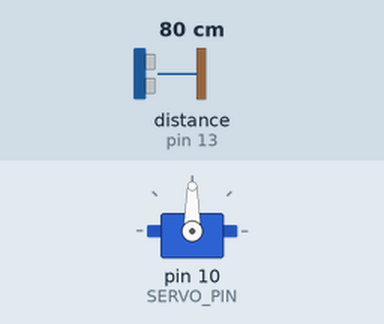
Simulated run of this sketch. Board: Arduino Uno, built with avr-gcc and run on an emulated ATmega328P. On the bench: servo. Wiring (inferred from the names in the program): ultrasonic range finder: trigger pin 12; echo pin 13. Inputs (shaded band) come from the test bench; at power-on: distance to the obstacle (sensor on pin 13) 80 cm. The echo pulse lasts 58.3 µs per cm; what the sketch prints to the serial monitor is not drawn.

Above: at 0.1 s.
At 3.2 s:
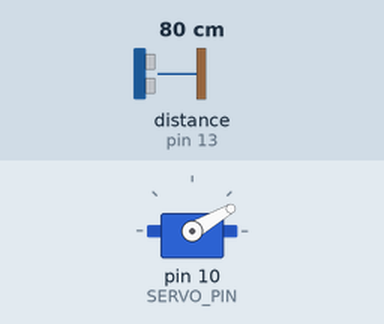
3.3 s: distance to the obstacle (sensor on pin 13) set to 2 cm
At 7.5 s:
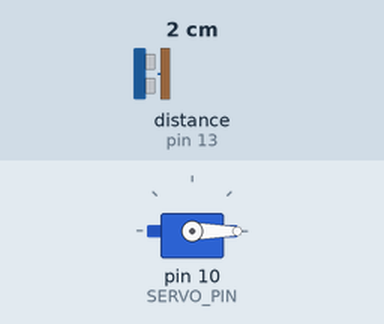
Timing chart, 0 to 11.5 s (numbered marks = the images above; inputs shaded):
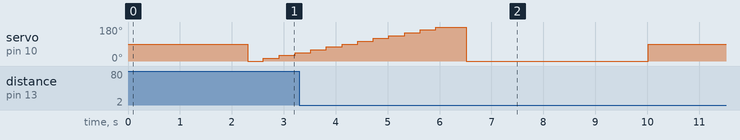

The sketch:

Test_Radar_Hunting_Mode.ino
```cpp
// ========================================
// RADAR HUNTING MODE
// Servo trazi najblizu prepreku i "ciljka" je
// ========================================

#include <Servo.h>

#define TRIG_PIN 12
#define ECHO_PIN 13
#define SERVO_PIN 10

Servo radarServo;

void setup() {
  Serial.begin(9600);

  pinMode(TRIG_PIN, OUTPUT);
  pinMode(ECHO_PIN, INPUT);

  radarServo.attach(SERVO_PIN);
  radarServo.write(90);

  Serial.println("===================================");
  Serial.println("   RADAR HUNTING MODE - AKTIVAN");
  Serial.println("===================================");
  Serial.println("Robot trazi najblizu metu...");
  Serial.println("");
  delay(2000);
}

void loop() {
  Serial.println("");
  Serial.println("▓▓▓▓▓▓▓▓▓▓▓▓▓▓▓▓▓▓▓▓▓▓▓▓▓▓▓▓▓▓▓▓▓▓");
  Serial.println("▓  POCINJE LOV NA METU          ▓");
  Serial.println("▓▓▓▓▓▓▓▓▓▓▓▓▓▓▓▓▓▓▓▓▓▓▓▓▓▓▓▓▓▓▓▓▓▓");
  Serial.println("");

  // Promenljive za najblizi objekat
  int najbliziUgao = 90;
  long najblizaRazdaljina = 999;

  // BRZO SKENIRANJE - trazi metu
  Serial.println(">>> Skeniram okolinu... <<<");
  Serial.println("");

  for(int ugao = 0; ugao <= 180; ugao += 15) {
    radarServo.write(ugao);
    delay(300);

    long razdaljina = izmeriRazdaljinu();

    Serial.print("Ugao ");
    Serial.print(ugao);
    Serial.print("° : ");
    Serial.print(razdaljina);
    Serial.print(" cm");

    // Da li je ovo najblizi objekat?
    if(razdaljina < najblizaRazdaljina && razdaljina > 5) {
      najblizaRazdaljina = razdaljina;
      najbliziUgao = ugao;
      Serial.print(" <<< NOVA META!");
    }

    Serial.println("");
  }

  Serial.println("");

  // Da li smo nasli metu?
  if(najblizaRazdaljina < 300) {
    Serial.println("▓▓▓▓▓▓▓▓▓▓▓▓▓▓▓▓▓▓▓▓▓▓▓▓▓▓▓▓▓▓▓▓▓▓");
    Serial.println("▓  META PRONADJENA!             ▓");
    Serial.println("▓▓▓▓▓▓▓▓▓▓▓▓▓▓▓▓▓▓▓▓▓▓▓▓▓▓▓▓▓▓▓▓▓▓");
    Serial.print(">>> UGAO: ");
    Serial.print(najbliziUgao);
    Serial.println("°");
    Serial.print(">>> RAZDALJINA: ");
    Serial.print(najblizaRazdaljina);
    Serial.println(" cm");
    Serial.println("");

    // CILJAMO METU
    Serial.println(">>> Cilja se na metu... <<<");
    radarServo.write(najbliziUgao);
    delay(500);

    // "PUCAMO" 3 puta sa preciznim merenjem
    for(int i = 1; i <= 3; i++) {
      Serial.print("METAK ");
      Serial.print(i);
      Serial.print(": ");

      long preciznaRazdaljina = izmeriRazdaljinu();

      Serial.print(preciznaRazdaljina);
      Serial.println(" cm >>> POGODAK!");

      delay(1000);
    }

    Serial.println("");
    Serial.println(">>> MISIJA USPESNA! <<<");

  } else {
    Serial.println("▓▓▓▓▓▓▓▓▓▓▓▓▓▓▓▓▓▓▓▓▓▓▓▓▓▓▓▓▓▓▓▓▓▓");
    Serial.println("▓  NEMA META U DOMETU           ▓");
    Serial.println("▓▓▓▓▓▓▓▓▓▓▓▓▓▓▓▓▓▓▓▓▓▓▓▓▓▓▓▓▓▓▓▓▓▓");
    Serial.println(">>> Okolina je slobodna <<<");
  }

  // Vrati na centar
  Serial.println("");
  Serial.println(">>> Vracam se na centar... <<<");
  radarServo.write(90);

  Serial.println("");
  delay(3000);
}

long izmeriRazdaljinu() {
  digitalWrite(TRIG_PIN, LOW);
  delayMicroseconds(2);

  digitalWrite(TRIG_PIN, HIGH);
  delayMicroseconds(10);
  digitalWrite(TRIG_PIN, LOW);

  long duration = pulseIn(ECHO_PIN, HIGH, 30000);
  long razdaljina = duration * 0.034 / 2;

  if(razdaljina == 0 || razdaljina > 400) {
    razdaljina = 999;
  }

  return razdaljina;
}
```
